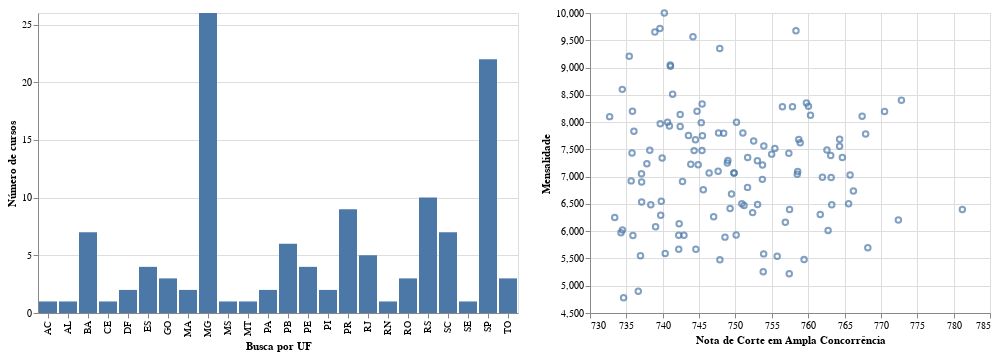

Notebook code cell kept with this figure:
### Markdown cell above
## Cursos por estado

Abaixo, um gráfico interativo que permite ao usuário a escolha de um estado brasileiro para obter informações detalhadas sobre os cursos de medicina ofertados no ProUni.

### Code cell
selecao = alt.selection_multi(fields=['uf_busca'])

hist = alt.Chart(medicina).mark_bar().encode(

    x = alt.X(
        'uf_busca',
        axis = alt.Axis(title = 'Busca por UF')
        ),

    y = alt.Y(
        'count()',
        axis = alt.Axis(title = 'Número de cursos')
        ),

    color = alt.condition(selecao,'nome',alt.value('lightgray'), legend = None)
).add_selection(
    selecao
)

point = alt.Chart(medicina).mark_point().encode(
    x = alt.X('nota_integral_ampla',
              scale = alt.Scale(zero = False),
              axis = alt.Axis(title = 'Nota de Corte em Ampla Concorrência')
              ),

    y = alt.Y('mensalidade',
              scale = alt.Scale(zero = False),
              axis = alt.Axis(title = 'Mensalidade')
             ),

    tooltip = ['nota_integral_ampla', 'mensalidade', 'universidade_nome', 'cidade_busca']
).transform_filter(
    selecao
)

hist | point
